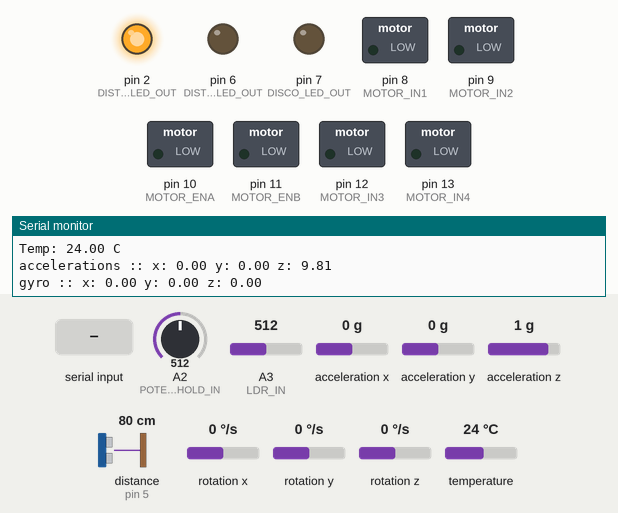
Recording of a sketch running on a simulated Arduino Uno, built with avr-gcc and run on an emulated ATmega328P. On the bench: switched loads named in the sketch (green lamp = pin HIGH), output pins drawn as LEDs (lit = HIGH), the last lines printed to the serial monitor. Wiring (inferred from the names in the program): ultrasonic range finder: trigger pin 4; echo pin 5. The test bench sets the inputs (shaded band); at power-on: distance to the obstacle (sensor on pin 5) 80 cm, A3 (LDR_IN) = 512, A2 (POTENTIOMETER_SAFE_DISTANCE_THRESHOLD_IN) = 512, acceleration x 0 g, acceleration y 0 g, acceleration z 1 g, rotation x 0 °/s, rotation y 0 °/s, rotation z 0 °/s, temperature 24 °C. The echo pulse lasts 58.3 µs per cm; pins used as bus, display or sensor lines are not drawn.

Above: at 2.3 s.
2.4 s: distance to the obstacle (sensor on pin 5) set to 52 cm
4.6 s: distance to the obstacle (sensor on pin 5) set to 46 cm
At 6.8 s:
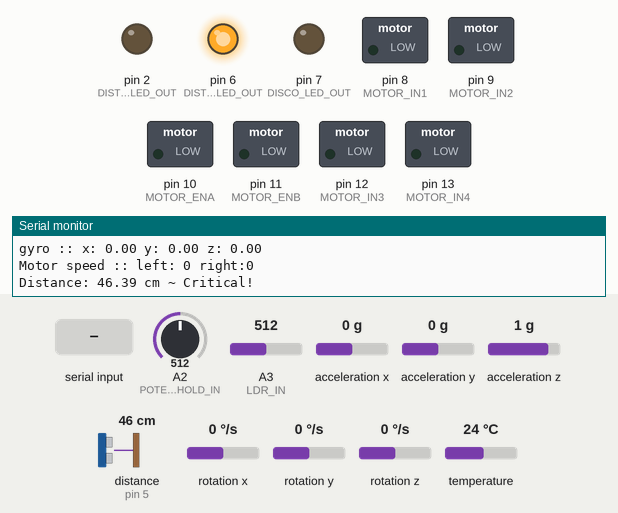
7.1 s: A3 (LDR_IN) set to 37
11.4 s: A3 (LDR_IN) set to 31
At 13.4 s:
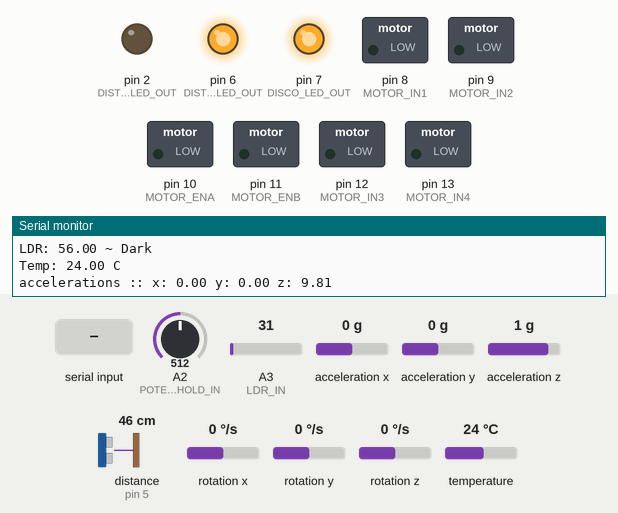
13.7 s: "-" received over Serial
At 14.8 s:
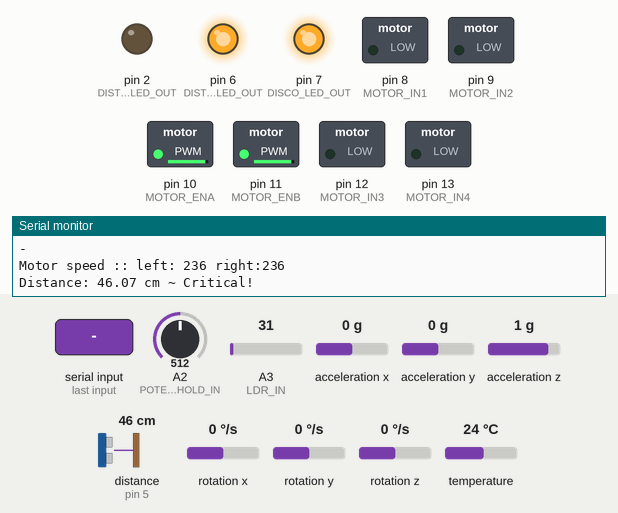
16.0 s: "h" received over Serial
At 18.0 s:
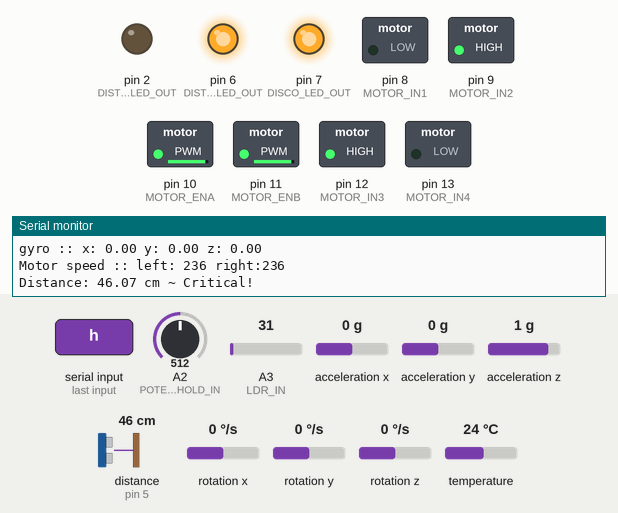
Timing chart, 0 to 19.2 s (numbered marks = the images above; inputs shaded):
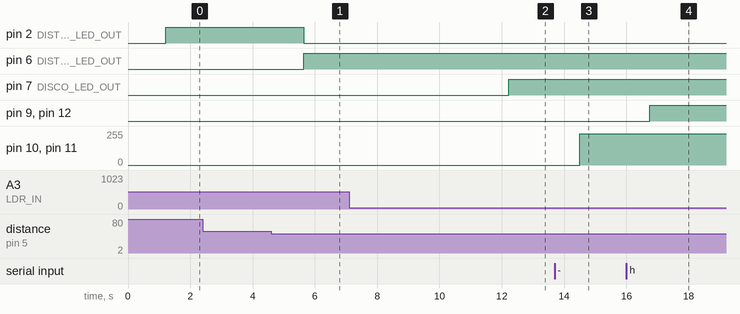

Measured:
- the behaviour switches between 50 and 49 cm on distance to the obstacle (sensor on pin 5) (found by bisection; images 0 and 1)
- the behaviour switches between 35 and 34 on A3 (LDR_IN) (found by bisection; images 1 and 2)
- after the input at 4.6 s, pin 2 (DISTANCE_SAFE_LED_OUT): HIGH → LOW after 1.0 s; pin 6 (DISTANCE_CRITICAL_LED_OUT): LOW → HIGH after 1.0 s
- after the input at 13.7 s, pin 10 (MOTOR_ENA), pin 11 (MOTOR_ENB): 0/255 → 236/255 after 0.80 s
- after the input at 16.0 s, pin 9 (MOTOR_IN2), pin 12 (MOTOR_IN3): LOW → HIGH after 0.74 s

The sketch:

MAES_PROJECT.ino
```cpp
#include <Adafruit_MPU6050.h>
#include <Adafruit_Sensor.h>
#include <Wire.h>

Adafruit_MPU6050 mpu;

constexpr int LDR_IN = A3;
constexpr int SONAR_ECHO_IN = 5;
constexpr int SONAR_TRIG_OUT = 4;
constexpr int DISTANCE_SAFE_LED_OUT = 2;
constexpr int POTENTIOMETER_SAFE_DISTANCE_THRESHOLD_IN = A2;
constexpr int DISTANCE_CRITICAL_LED_OUT = 6;
constexpr int DISCO_LED_OUT = 7;

constexpr int MOTOR_IN1 = 8;
constexpr int MOTOR_IN2 = 9;
constexpr int MOTOR_IN3 = 12;
constexpr int MOTOR_IN4 = 13;
constexpr int MOTOR_ENA = 10;
constexpr int MOTOR_ENB = 11;

class Smoother
{
  const static int numReadings = 10;

  float readings[numReadings] = {0}; // the readings from the analog input
  int readIndex = 0;                 // the index of the current reading
  float total = 0;                   // the running total
  float average = 0;                 // the average

public:
  float smoothify(int value)
  {
    total = total - readings[readIndex];
    readings[readIndex] = value;
    total = total + readings[readIndex];
    readIndex = readIndex + 1;

    if (readIndex >= numReadings)
      readIndex = 0;

    average = total / numReadings;

    return average;
  }
};

Smoother ldr_smoother = Smoother();
Smoother potentiometer_safe_distance_threshold_smoother = Smoother();

int safe_distance_threshold;

void setup()
{
  Serial.begin(9600);
  pinMode(SONAR_TRIG_OUT, OUTPUT);
  pinMode(DISTANCE_CRITICAL_LED_OUT, OUTPUT);
  pinMode(DISTANCE_SAFE_LED_OUT, OUTPUT);
  pinMode(DISCO_LED_OUT, OUTPUT);
  pinMode(SONAR_ECHO_IN, INPUT);
  pinMode(LDR_IN, INPUT);
  pinMode(POTENTIOMETER_SAFE_DISTANCE_THRESHOLD_IN, INPUT);

  pinMode(MOTOR_IN1, OUTPUT);
  pinMode(MOTOR_IN2, OUTPUT);
  pinMode(MOTOR_IN3, OUTPUT);
  pinMode(MOTOR_IN4, OUTPUT);
  pinMode(MOTOR_ENA, OUTPUT);
  pinMode(MOTOR_ENB, OUTPUT);

  if (!mpu.begin())
  {
    Serial.println("Failed to find MPU6050 chip");
    while (1)
    {
      delay(10);
    }
  }

  mpu.setAccelerometerRange(MPU6050_RANGE_16_G);
  mpu.setGyroRange(MPU6050_RANGE_250_DEG);
  mpu.setFilterBandwidth(MPU6050_BAND_21_HZ);

  for (int i = 0; i < 20; i++)
  {
    ldr_smoother.smoothify(analogRead(LDR_IN));
    potentiometer_safe_distance_threshold_smoother.smoothify(analogRead(POTENTIOMETER_SAFE_DISTANCE_THRESHOLD_IN));
    delay(5);
  }
  safe_distance_threshold = constrain(map(potentiometer_safe_distance_threshold_smoother.smoothify(analogRead(POTENTIOMETER_SAFE_DISTANCE_THRESHOLD_IN)), 0, 1023, 0, 255), 10, 50);
  Serial.println("Safe distance set to: " + String(safe_distance_threshold) + " cm");

  delay(1000);
}

void loop()
{
  // LDR
  float ldr_val = map(ldr_smoother.smoothify(analogRead(LDR_IN)), 0, 1023, 0, 255);
  Serial.print("LDR: " + String(ldr_val));
  if (ldr_val < 80)
  {
    digitalWrite(DISCO_LED_OUT, HIGH);
    Serial.println(" ~ Dark");
  }
  else
  {
    digitalWrite(DISCO_LED_OUT, LOW);
    Serial.println(" ~ Light");
  }

  // Accelerometer, Gyroscope & Temperature
  sensors_event_t a, g, temp;
  mpu.getEvent(&a, &g, &temp);

  Serial.println("Temp: " + String(temp.temperature) + " C");
  Serial.print("accelerations :: ");
  Serial.println("x: " + String(a.acceleration.x) + " y: " + String(a.acceleration.y) + " z: " + String(a.acceleration.z));
  Serial.print("gyro :: ");
  Serial.println("x: " + String(g.gyro.x) + " y: " + String(g.gyro.y) + " z: " + String(g.gyro.z));

  static uint8_t motor_left_speed = 0;
  static uint8_t motor_right_speed = 0;

  while (Serial.available() > 0)
  {
    char inputByte;
    inputByte = Serial.read();
    Serial.println(inputByte);
    if (inputByte == '-')
    {
      motor_left_speed -= 20;
      motor_right_speed -= 20;
    }
    if (inputByte == '+')
    {
      motor_left_speed += 20;
      motor_right_speed += 20;
    }
    if (inputByte == 'h')
    {
      digitalWrite(MOTOR_IN1, LOW);
      digitalWrite(MOTOR_IN2, HIGH);
      digitalWrite(MOTOR_IN3, HIGH);
      digitalWrite(MOTOR_IN4, LOW);
    }
    if (inputByte == 'j')
    {
      digitalWrite(MOTOR_IN1, HIGH);
      digitalWrite(MOTOR_IN2, LOW);
      digitalWrite(MOTOR_IN3, HIGH);
      digitalWrite(MOTOR_IN4, LOW);
    }
    if (inputByte == 'k')
    {
      digitalWrite(MOTOR_IN1, LOW);
      digitalWrite(MOTOR_IN2, HIGH);
      digitalWrite(MOTOR_IN3, LOW);
      digitalWrite(MOTOR_IN4, HIGH);
    }
    if (inputByte == 'l')
    {
      digitalWrite(MOTOR_IN1, HIGH);
      digitalWrite(MOTOR_IN2, LOW);
      digitalWrite(MOTOR_IN3, LOW);
      digitalWrite(MOTOR_IN4, HIGH);
    }
    if (inputByte == 's')
    {
      motor_left_speed = 0;
      motor_right_speed = 0;
    }
    if (inputByte == 'r')
    {
      motor_left_speed = 235;
      motor_right_speed = 235;
    }
    if (inputByte == 'a')
    {
      motor_left_speed -= 10;
    }
    if (inputByte == 'b')
    {
      motor_right_speed -= 10;
    }
    if (inputByte == 'A')
    {
      motor_left_speed += 10;
    }
    if (inputByte == 'B')
    {
      motor_right_speed += 10;
    }
  }

  analogWrite(MOTOR_ENA, motor_left_speed);
  analogWrite(MOTOR_ENB, motor_right_speed);

  Serial.println("Motor speed :: left: " + String(motor_left_speed) + " right:" + String(motor_right_speed));

  // SONAR
  digitalWrite(SONAR_TRIG_OUT, LOW);
  delayMicroseconds(2);
  digitalWrite(SONAR_TRIG_OUT, HIGH);
  delayMicroseconds(10);
  digitalWrite(SONAR_TRIG_OUT, LOW);

  long duration = pulseIn(SONAR_ECHO_IN, HIGH);
  float speedOfSound = 331.3 + 0.606 * temp.temperature;
  float distance = (duration / 20000.0) * speedOfSound;
  Serial.print("Distance: " + String(distance) + " cm");

  if (distance < safe_distance_threshold)
  {
    Serial.print(" ~ Critical!");
    digitalWrite(DISTANCE_SAFE_LED_OUT, LOW);
    digitalWrite(DISTANCE_CRITICAL_LED_OUT, HIGH);
  }
  else
  {
    digitalWrite(DISTANCE_CRITICAL_LED_OUT, LOW);
    digitalWrite(DISTANCE_SAFE_LED_OUT, HIGH);
  }
  Serial.println();

  Serial.println();

  delay(1000);
}
```
